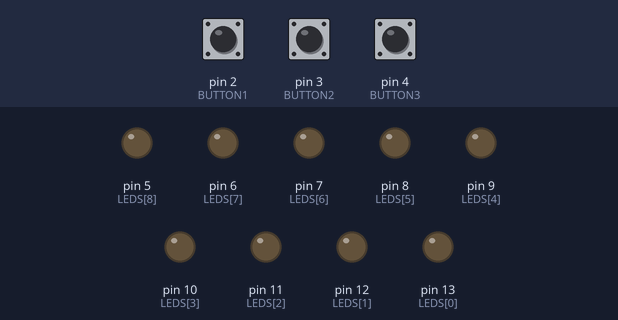
Bench run of a sketch on a simulated Arduino Uno, built with avr-gcc and run on an emulated ATmega328P. Parts: output pins drawn as LEDs (lit = HIGH). Dashed ring = blinking. The inputs (shaded band) are chosen by the test bench; at power-on: pin 2 (BUTTON1) LOW, pin 3 (BUTTON2) LOW, pin 4 (BUTTON3) LOW. What the sketch prints to the serial monitor is not drawn.

Above: at 1.2 s.
1.3 s: pin 2 (BUTTON1) pulled HIGH for 0.15 s
At 1.45 s:
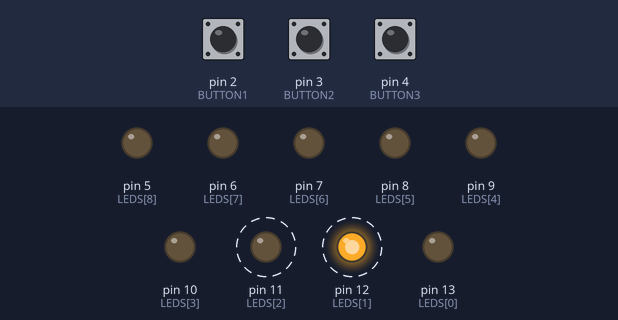
4.3 s: pin 3 (BUTTON2) pulled HIGH for 0.15 s
At 5.1 s:
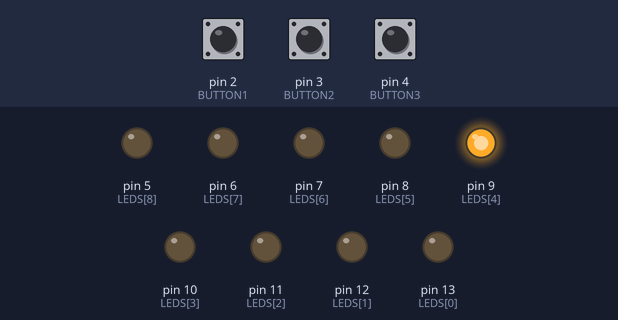
7.3 s: pin 4 (BUTTON3) pulled HIGH for 0.15 s
At 7.55 s:
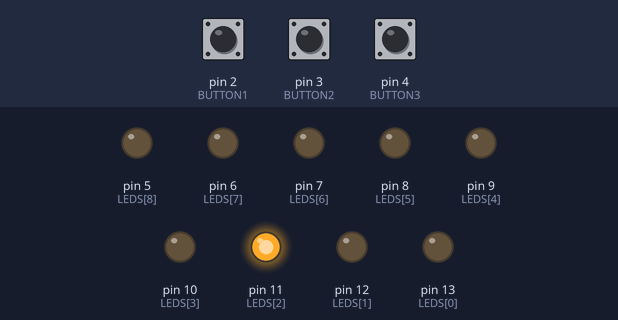
10.3 s: pin 4 (BUTTON3) pulled HIGH for 1 s
At 10.65 s:
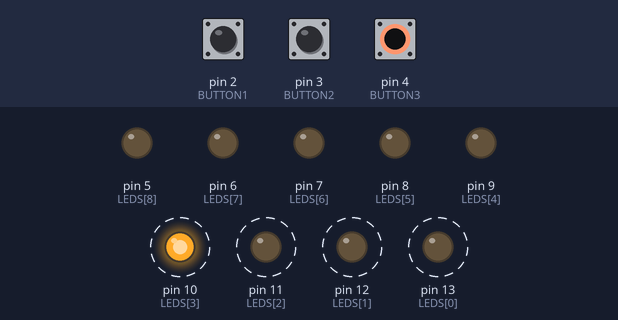
13.3 s: pin 4 (BUTTON3) pulled HIGH for 3.2 s
At 13.85 s:
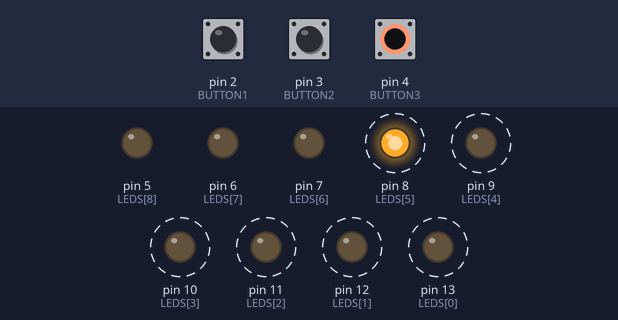
18.0 s: pin 2 (BUTTON1) driven HIGH and pin 4 (BUTTON3) driven HIGH
At 18.25 s:
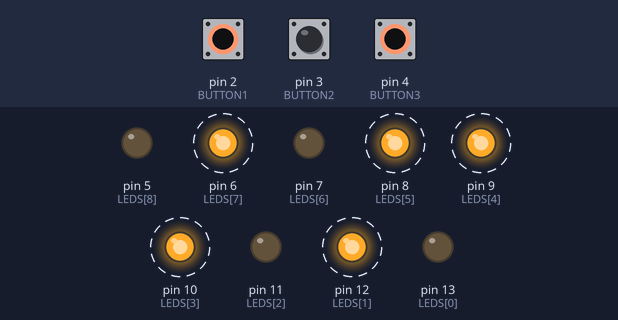
Timing chart, 0 to 22.0 s (numbered marks = the images above; inputs shaded):
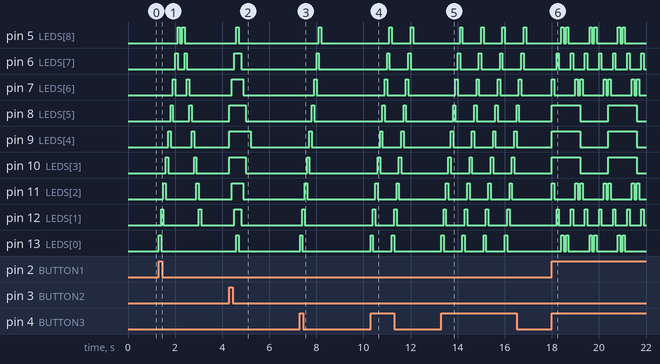

Measured:
- after the input at 1.3 s, pin 5 (LEDS[8]): alternates HIGH for 0.10 s and LOW for 0.10 s, 4 changes in all, then stays LOW, starting after 0.81 s; pin 6 (LEDS[7]): alternates HIGH for 0.10 s and LOW for 0.30 s, 4 changes in all, then stays LOW, starting after 0.71 s
- after the input at 4.3 s, pin 5 (LEDS[8]): LOW → HIGH after 0.31 s, → LOW 0.10 s later; pin 6 (LEDS[7]): LOW → HIGH after 0.21 s, → LOW 0.30 s later
- after the input at 7.3 s, pin 5 (LEDS[8]): LOW → HIGH after 0.81 s, → LOW 0.10 s later; pin 6 (LEDS[7]): LOW → HIGH after 0.71 s, → LOW 0.10 s later; pin 7 (LEDS[6]): LOW → HIGH after 0.61 s, → LOW 0.10 s later; pin 8 (LEDS[5]): LOW → HIGH after 0.51 s, → LOW 0.10 s later; pin 9 (LEDS[4]): LOW → HIGH after 0.41 s, → LOW 0.10 s later
- after the input at 10.3 s, pin 5 (LEDS[8]): alternates HIGH for 0.10 s and LOW for 0.80 s, starting after 0.80 s; pin 6 (LEDS[7]): alternates HIGH for 0.10 s and LOW for 0.80 s, starting after 0.70 s
- after the input at 13.3 s, pin 5 (LEDS[8]): alternates HIGH for 0.10 s and LOW for 0.80 s, starting after 0.80 s; pin 6 (LEDS[7]): alternates HIGH for 0.10 s and LOW for 0.80 s, starting after 0.70 s
- after the input at 18.0 s, pin 5 (LEDS[8]): LOW → HIGH after 0.40 s, then repeats every 1.2 s: LOW 0.10 s, HIGH 0.10 s, LOW 0.90 s, HIGH 0.10 s; pin 6 (LEDS[7]): alternates HIGH for 0.10 s and LOW for 0.50 s, starting after 0.20 s

The sketch:

PROG4.ino
```cpp
int LEDS [9] = {13,12,11,10, 9 ,8,7,6,5};

int BUTTON1 = 2;
int BUTTON2 = 3;
int BUTTON3 = 4;


void setup() {
  Serial.begin(9600);
  for (int i = 5; i <= 13; i++){
    pinMode(i, OUTPUT);
  }
  for (int i = 2; i <= 4; i++){
    pinMode(i, INPUT);
  }
}

void loop() {
  int btn1 = digitalRead(BUTTON1);
  int btn2 = digitalRead(BUTTON2);
  int btn3 = digitalRead(BUTTON3);

  int choice = BINARY(btn1, btn2, btn3);
  Serial.println(choice);

  if (choice == 1){
    OFF();
    SIREN1();
  }
  else if (choice == 2){
    OFF();
    SIREN2();
  }
  else if (choice == 3){
    OFF();
    SIREN3();
  }
  else if (choice == 4){
    SIREN4();
  }
  else if (choice == 5){
    SIREN5();
  }
  else{
    OFF();
  }
}

int BINARY(int FIRST, int SECOND, int THIRD){
  int decimal = 0;
  if (FIRST == 1)
    decimal = decimal + 4;
  if (SECOND == 1)
    decimal = decimal + 2;
  if (THIRD == 1)
    decimal = decimal + 1;
  return decimal;
}

void SIREN1(){
  // INCREASING FREQUENCY

  // LED PATTERN - normal running light pattern
  for (int i = 0; i <9; i++){
    digitalWrite(LEDS[i], HIGH);
    delay(100);
    digitalWrite(LEDS[i], LOW);
  }

}

void SIREN2(){
  // elephant/battle trumpet SOUND

  // LED PATTERN - from middle outwards
  digitalWrite(LEDS[4], HIGH);

  for (int i = 0; i<4; i++){
    digitalWrite(LEDS[3-i], HIGH);
    digitalWrite(LEDS[5+i], HIGH);
    delay(100);
  }

  for (int i = 0; i<4; i++){
    digitalWrite(LEDS[i], LOW);
    digitalWrite(LEDS[8-i], LOW);
    delay(100);
  }
  delay(100);
}

void SIREN3(){
  // AMBULANCE (woooooweeeeeeewooooooweeeeee)

  // LED PATTERN - alternatating pattern na sabay sa tunog
  digitalWrite(LEDS[6], LOW);
  digitalWrite(LEDS[7], LOW);
  digitalWrite(LEDS[8], LOW);
  digitalWrite(LEDS[0], HIGH);
  digitalWrite(LEDS[1], HIGH);
  digitalWrite(LEDS[2], HIGH);
  delay(500);
  digitalWrite(LEDS[0], LOW);
  digitalWrite(LEDS[1], LOW);
  digitalWrite(LEDS[2], LOW);
  digitalWrite(LEDS[6], HIGH);
  digitalWrite(LEDS[7], HIGH);
  digitalWrite(LEDS[8], HIGH);
  delay(500);
}

void SIREN4(){
  // WEWEWEWEW

  // LED PATTERN - to and fro running light
  for (int i=0; i<9; i++){
    digitalWrite(LEDS[i], HIGH);
    delay(100);
    digitalWrite(LEDS[i], LOW);
  }
  for (int i=9; i>0; i--){
    digitalWrite(LEDS[i], HIGH);
    delay(100);
    digitalWrite(LEDS[i], LOW);
  }
}

void SIREN5(){
  // quick laser sounds or/then slow laser lower sounds

  // LED PATTERN
  for (int i=0; i<3; i++){
    digitalWrite(LEDS[3+i], HIGH);
  }
  load();
  for (int i=0; i<3; i++){
    digitalWrite(LEDS[3+i], LOW);
  }
  load();
}

void load(){
  for (int i=0; i<3; i++){
    digitalWrite(LEDS[2-i], HIGH);
    digitalWrite(LEDS[6+i], HIGH);
    delay(100);
    digitalWrite(LEDS[2-i], LOW);
    digitalWrite(LEDS[6+i], LOW);
    delay(100);
  }
  for (int i=0; i<3; i++){
    digitalWrite(LEDS[i], HIGH);
    digitalWrite(LEDS[8-i], HIGH);
    delay(100);
    digitalWrite(LEDS[i], LOW);
    digitalWrite(LEDS[8-i], LOW);
    delay(100);
  }
}

void OFF(){
  for (int i=0; i<9; i++){
    digitalWrite(LEDS[i], LOW);
  }
}
```
